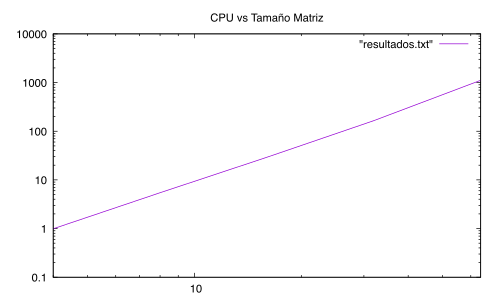

This chart was generated by the following gnuplot code:
set title "CPU vs Tamaño Matriz"
set log y
set log x
plot "resultados.txt" u 1:2 w l
set out 'grafica.pdf'
